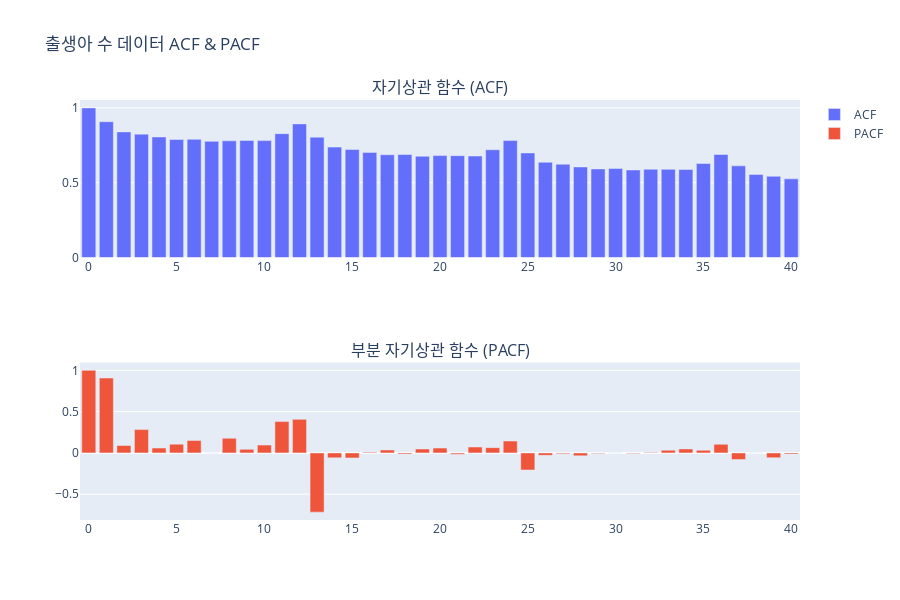

Here is the notebook cell this chart was saved with:
### Markdown cell above
---

## 4. ACF와 PACF를 이용한 시계열 패턴 해석

### 💡 개념 (Concept)

ACF와 PACF 플롯의 패턴은 시계열 데이터가 어떤 통계적 모델에 적합한지 알려주는 중요한 단서가 됩니다. 대표적인 시계열 모델인 **AR(자기회귀) 모델**과 **MA(이동평균) 모델**의 특징은 다음과 같습니다.

| 모델 유형 | ACF 플롯의 특징                                        | PACF 플롯의 특징                                      |
| :-------- | :----------------------------------------------------- | :---------------------------------------------------- |
| **AR(p)** | 점차적으로 감소 (Exponentially decreasing or sinusoidal) | p 시차(lag) 이후 급격히 0에 가까워짐 (Cuts off after lag p) |
| **MA(q)** | q 시차(lag) 이후 급격히 0에 가까워짐 (Cuts off after lag q) | 점차적으로 감소 (Exponentially decreasing or sinusoidal) |

* **AR(p) 모델**: 현재 값이 과거 **p개**의 값에 직접적으로 영향을 받는 모델입니다. PACF가 p 시차 이후에 절단되는 형태로 나타납니다.
* **MA(q) 모델**: 현재 값이 과거 **q개**의 예측 오차(error)에 영향을 받는 모델입니다. ACF가 q 시차 이후에 절단되는 형태로 나타납니다.
* **ARMA(p, q) 모델**: AR(p)와 MA(q) 모델이 결합된 형태로, ACF와 PACF 모두 점진적으로 감소합니다.

### 💻 예시 코드 (Example Code)

출생아 수 데이터의 ACF와 PACF를 `plotly.subplots`를 이용해 나란히 그려보고 종합적으로 해석해 봅니다.

### Code cell
import pandas as pd
import plotly.express as px
import plotly.graph_objects as go
import numpy as np
from plotly.subplots import make_subplots


# (위 코드들에서 acf_values, pacf_values, conf_interval이 계산되었다고 가정)

# 2개의 서브플롯 생성
fig = make_subplots(rows=2, cols=1, subplot_titles=('자기상관 함수 (ACF)', '부분 자기상관 함수 (PACF)'))

# ACF 플롯 추가
fig.add_trace(go.Bar(x=np.arange(len(acf_values)), y=acf_values, name='ACF'), row=1, col=1)

# PACF 플롯 추가
fig.add_trace(go.Bar(x=np.arange(len(pacf_values)), y=pacf_values, name='PACF'), row=2, col=1)

fig.update_layout(height=600, title_text="출생아 수 데이터 ACF & PACF")
fig.show()

### Figure 1 — Plotly figure (JSON) as saved in the notebook; plotly's stock layout.template omitted (floating-point values rounded to 4 significant figures)
{"data": [{"name": "ACF", "type": "bar", "x": [0, 1, 2, 3, 4, 5, 6, 7, 8, 9, 10, 11, 12, 13, 14, 15, 16, 17, 18, 19, 20, 21, 22, 23, 24, 25, 26, 27, 28, 29, 30, 31, 32, 33, 34, 35, 36, 37, 38, 39, 40], "xaxis": "x", "y": [1.0, 0.9076, 0.8396, 0.8245, 0.8056, 0.7884, 0.7899, 0.7762, 0.7795, 0.7824, 0.7812, 0.8275, 0.893, 0.8043, 0.7378, 0.7218, 0.7024, 0.6869, 0.6884, 0.6763, 0.6809, 0.6806, 0.6784, 0.7204, 0.7816, 0.6989, 0.6363, 0.6235, 0.6054, 0.5918, 0.5952, 0.585, 0.5898, 0.5893, 0.5884, 0.6283, 0.6883, 0.6126, 0.5545, 0.5429, 0.5258], "yaxis": "y"}, {"name": "PACF", "type": "bar", "x": [0, 1, 2, 3, 4, 5, 6, 7, 8, 9, 10, 11, 12, 13, 14, 15, 16, 17, 18, 19, 20, 21, 22, 23, 24, 25, 26, 27, 28, 29, 30, 31, 32, 33, 34, 35, 36, 37, 38, 39, 40], "xaxis": "x2", "y": [1.0, 0.9076, 0.08993, 0.2826, 0.05917, 0.1065, 0.1503, -0.0023, 0.1776, 0.04315, 0.0951, 0.3797, 0.4066, -0.7173, -0.05959, -0.06067, 0.008761, 0.03558, -0.01277, 0.04739, 0.05881, -0.0147, 0.07166, 0.06393, 0.1444, -0.2068, -0.02909, -0.01104, -0.03551, -0.008124, 0.0003291, -0.008077, 0.006556, 0.03327, 0.04857, 0.03238, 0.1039, -0.07977, -0.0009329, -0.05791, -0.013], "yaxis": "y2"}], "layout": {"annotations": [{"font": {"size": 16}, "showarrow": false, "text": "자기상관 함수 (ACF)", "x": 0.5, "xanchor": "center", "xref": "paper", "y": 1, "yanchor": "bottom", "yref": "paper"}, {"font": {"size": 16}, "showarrow": false, "text": "부분 자기상관 함수 (PACF)", "x": 0.5, "xanchor": "center", "xref": "paper", "y": 0.375, "yanchor": "bottom", "yref": "paper"}], "height": 600, "title": {"text": "출생아 수 데이터 ACF & PACF"}, "xaxis": {"anchor": "y", "domain": [0, 1]}, "xaxis2": {"anchor": "y2", "domain": [0, 1]}, "yaxis": {"anchor": "x", "domain": [0.625, 1]}, "yaxis2": {"anchor": "x2", "domain": [0, 0.375]}}}
